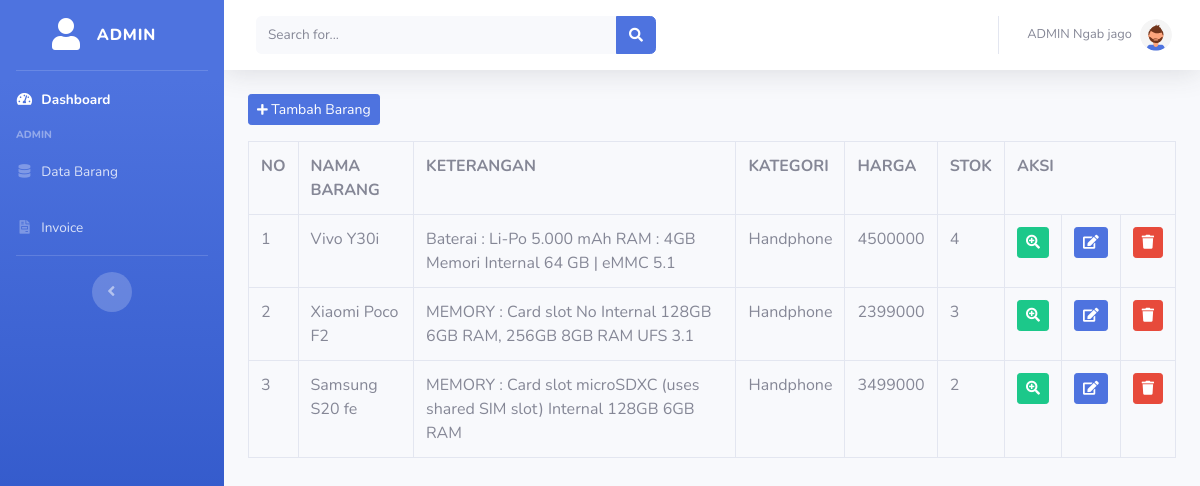
/index.php/data_barang, run on the app's committed database.
### tables this page shows
CREATE TABLE `table_topekas` (
  `id_brg` int(11) NOT NULL,
  `nama_brg` varchar(120) NOT NULL,
  `keterangan` varchar(225) NOT NULL,
  `kategori` varchar(60) NOT NULL,
  `harga` int(11) NOT NULL,
  `stok` int(4) NOT NULL,
  `gambar` text NOT NULL
);

### application/controllers/data_barang.php (called while the page is built, shortened)
<?php
class Data_barang extends CI_Controller{
    public function  index()
    {
        $data['barang'] = $this->model_barang->tampil_data()->result();
        $this->load->view('templates_admin/header');
        $this->load->view('templates_admin/sidebar');
        $this->load->view('admin/data_barang', $data);
        $this->load->view('templates_admin/footer');
    }
}

### index.php (called while the page is built, shortened)
<?php
require_once BASEPATH.'core/CodeIgniter.php';

### application/models/model_barang.php (called while the page is built, shortened)
<?php
class model_barang extends CI_model{
    public function tampil_data(){
        return $this->db->get('table_topekas');
    }
}

### application/views/admin/data_barang.php (the view, shortened to what this page needs)
<div class="container-fluid">
    <button type="button" class="btn btn-sm btn-primary mb-3" data-toggle="modal" data-target="#exampleModal"><i class="fas fa-plus fa-sm"></i> Tambah Barang</button>
    <table class="table table-bordered">
        <tr>
            <th>NO</th>
            <th>NAMA BARANG</th>
            <th>KETERANGAN</th>
            <th>KATEGORI</th>
            <th>HARGA</th>
            <th>STOK</th>
            <th colspan="3">AKSI</th>
        </tr>
        <?php
        $no=1;
        foreach($barang as $brg) : ?>
        <tr>
            <td><?php echo $no++ ?></td>
            <td><?php echo $brg->nama_brg ?></td>
            <td><?php echo $brg->keterangan ?></td>
            <td><?php echo $brg->kategori ?></td>
            <td><?php echo $brg->harga ?></td>
            <td><?php echo $brg->stok ?></td>
            <td><div class="btn btn-success btn-sm"><i class="fas fa-search-plus"></i></div></td>
            <td><?php echo anchor('data_barang/edit/' .$brg->id_brg, '<div class="btn btn-primary btn-sm"><i class="fas fa-edit"></i></div>')?></td>
            <td><?php echo anchor('data_barang/hapus/' .$brg->id_brg,'<div class="btn btn-danger btn-sm"><i class="fas fa-trash"></i></div>')?></td>
        </tr>
        <?php endforeach; ?>
    </table>
</div>

### data on the page
table_topekas: nama_brg "Vivo Y30i", keterangan "Baterai : Li-Po 5.000 mAh RAM : 4GB Memori Internal 64 GB | eMMC 5.1", kategori "Handphone", harga "4500000", stok "4"
table_topekas: nama_brg "Xiaomi Poco F2", keterangan "MEMORY : Card slot No Internal 128GB 6GB RAM, 256GB 8GB RAM UFS 3.1", kategori "Handphone", harga "2399000", stok "3"
table_topekas: nama_brg "Samsung S20 fe", keterangan "MEMORY : Card slot microSDXC (uses shared SIM slot) Internal 128GB 6GB RAM", kategori "Handphone", harga "3499000", stok "2"
